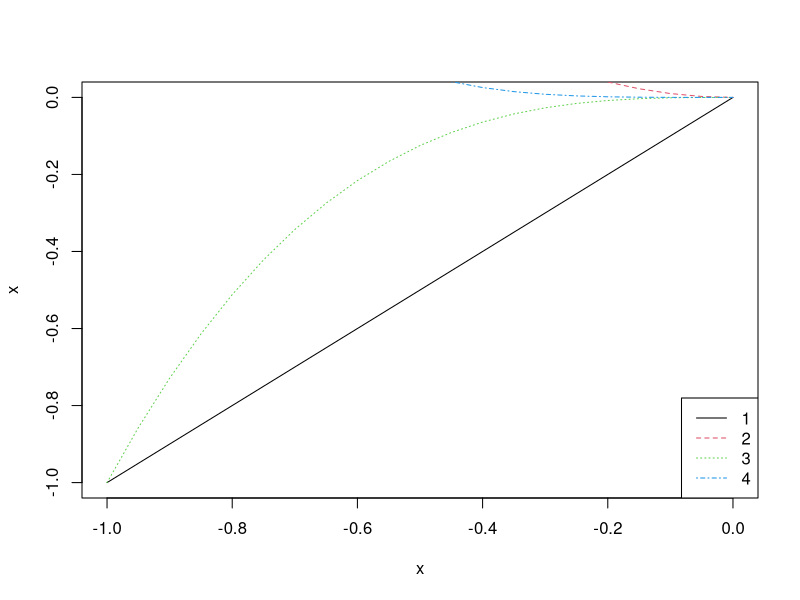

R code for this plot:
##########################################################################################################################################

#(주의) ->  순차적으로 코드를 실행하는 것을 권함!

#에러 발생 시 github Finance/R-Finance-Programming 경로에 issue를 남기면 확인

##########################################################################################################################################



### 저수준 그래프 함수

##########################################################################################################################################

### legend

# legend 함수를 이용하면 범례를 설정할 수 있음.
# legend 함수의 첫 번째, 두 번째 인수는 x좌표와 y좌표.

# 좌표 대신 다음 문자열을 x좌표에 투입하고, y좌표를 생략하면 미리 정해진 위치에 범례를 표시할 수 있음.

# pch = 점 모양을 지정.
# lty = 선 모양을 지정.
# lwd = 선 굵기를 지정.
# col = 색깔을 지정.

x<-seq(-1,0,0.05)
plot(x,x,type="l", col=1, lty=1)
for(i in 2:4) lines(x,x^i, col=i, lty=i)
legend('bottomright', c("1","2","3","4"),col=1:4,lty = 1:4)


graphics.off()                    # 그래프 지워주는 함수.


############################################################결과값(print)#################################################################

# 그래프 찍어보기.


##########################################################################################################################################
